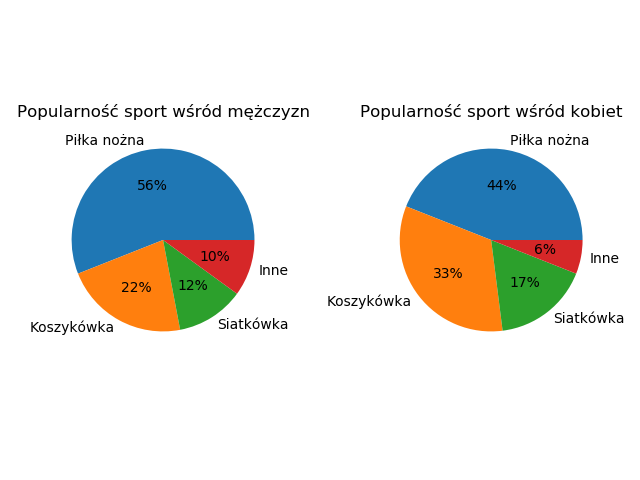

Write the Python code that produced this figure.
import matplotlib.pyplot as plt
import pandas as pd

dane = pd.read_csv("sport5.csv", index_col=0, sep="#")
m = dane[dane["Płeć"] == "M"]
k = dane[dane["Płeć"] == "K"]

plt.subplot(1, 2, 1)
plt.pie(m["Popularność"], labels=m.index, autopct="%1.f%%")
plt.title("Popularność sport wśród mężczyzn")
plt.subplot(1, 2, 2)
plt.pie(k["Popularność"], labels=k.index, autopct="%1.f%%")
plt.title("Popularność sport wśród kobiet")
plt.show()
